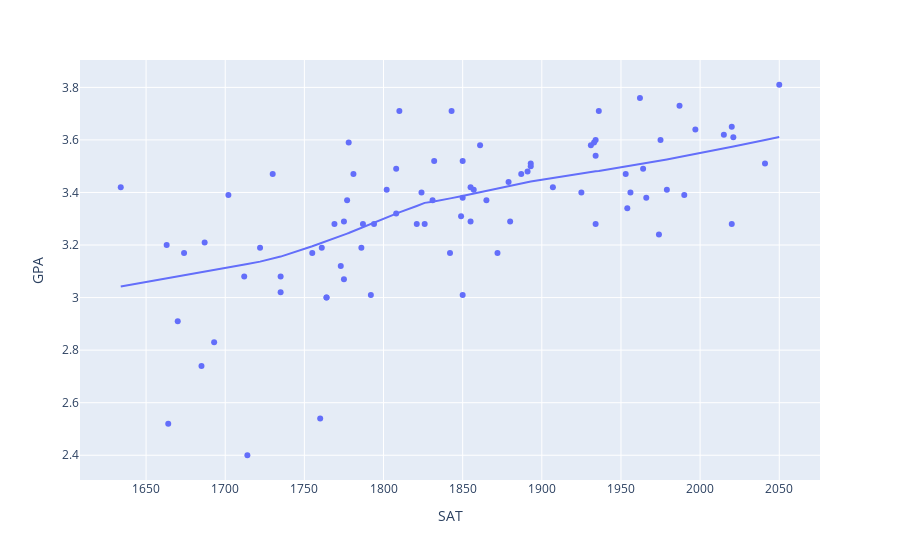

Write notebook code for a chart like this one.
### Code cell
fig = px.scatter(
    df,
    x = df['SAT'],
    y = df['GPA'],
    trendline = 'lowess',
    trendline_options=dict(frac=0.5)
)
fig.show()
